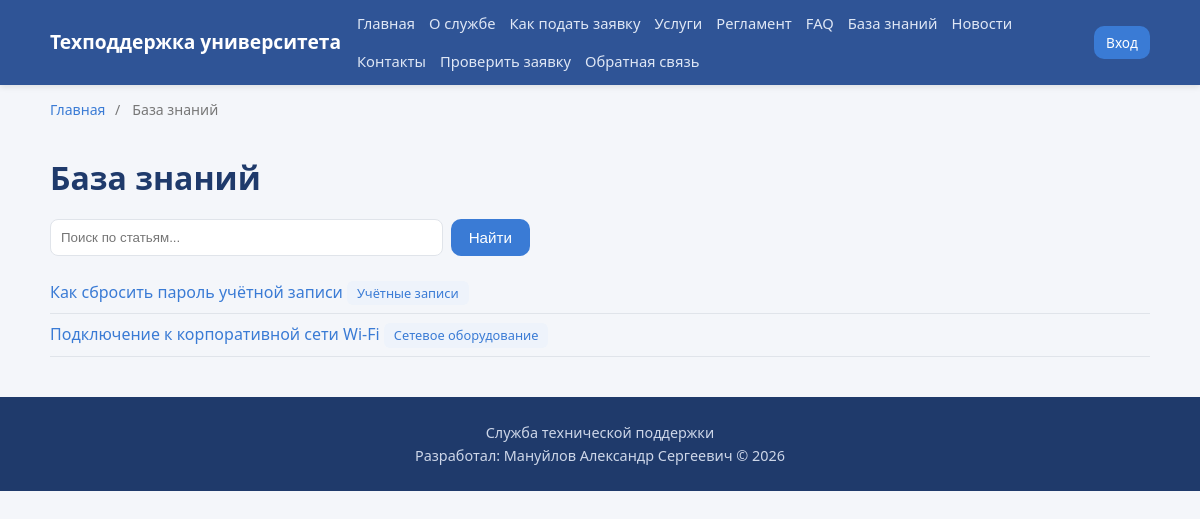
/knowledge, run on the app's committed database.
### app/models.py (models this page shows, shortened)
class KnowledgeArticle(db.Model):
    __tablename__ = "knowledge_articles"
    id = db.Column(db.Integer, primary_key=True)
    title = db.Column(db.String(200), nullable=False)
    content = db.Column(db.Text, nullable=False)
    is_published = db.Column(db.Boolean, default=True)
    created_at = db.Column(db.DateTime, default=datetime.utcnow)
    updated_at = db.Column(db.DateTime, default=datetime.utcnow, onupdate=datetime.utcnow)
    category_id = db.Column(db.Integer, db.ForeignKey("categories.id"))
    author_id = db.Column(db.Integer, db.ForeignKey("users.id"))
    category = db.relationship("Category", back_populates="articles")

class Category(db.Model):
    __tablename__ = "categories"
    id = db.Column(db.Integer, primary_key=True)
    name = db.Column(db.String(100), nullable=False)
    description = db.Column(db.String(255))
    tickets = db.relationship("Ticket", back_populates="category")
    articles = db.relationship("KnowledgeArticle", back_populates="category")

### app/main.py (the view)
@main_bp.route("/knowledge")
def knowledge():
    q = request.args.get("q", "").strip()
    query = KnowledgeArticle.query.filter_by(is_published=True)
    if q:
        query = query.filter(KnowledgeArticle.title.contains(q))
    articles = query.all()
    return render_template("public/knowledge.html", articles=articles, q=q)

### app/templates/public/knowledge.html (shortened to what this page needs)
{% extends "base.html" %}
{% block crumbs %}<span>/</span><span>База знаний</span>{% endblock %}
{% block content %}
<h1>База знаний</h1>
<form method="get" class="search-form">
    <input type="text" name="q" value="{{ q }}" placeholder="Поиск по статьям...">
    <button class="btn" type="submit">Найти</button>
</form>
<ul class="list">
    {% for a in articles %}
    <li><a href="{{ url_for('main.knowledge_article', article_id=a.id) }}">{{ a.title }}</a>
        {% if a.category %}<span class="tag">{{ a.category.name }}</span>{% endif %}</li>
    {% else %}
    <li>Статьи не найдены.</li>
    {% endfor %}
</ul>
{% endblock %}

### app/static/css/style.css (style rules this page uses)
:root { --primary:#2f5496; --primary-dark:#1f3a6b; --accent:#3a7bd5; --bg:#f4f6fa; --surface:#ffffff; --text:#222; --muted:#777; --border:#e0e4ea; --success:#1f8a4c; --error:#c0392b; --radius:10px; }
* { box-sizing:border-box;margin:0;padding:0 }
body { font-family:'Segoe UI',Tahoma,sans-serif;background:var(--bg);color:var(--text);line-height:1.6 }
a { color:var(--accent);text-decoration:none }
h1 { margin:.5em 0;color:var(--primary-dark) }
.btn { display:inline-block;background:var(--accent);color:#fff;padding:10px 18px;border:none;border-radius:var(--radius);cursor:pointer;font-size:.95rem;transition:background .2s }
.breadcrumbs span { margin:0 6px }
.search-form { display:flex;gap:8px;margin:16px 0;max-width:480px }
.search-form input { flex:1;padding:10px;border:1px solid var(--border);border-radius:8px }
.tag { display:inline-block;background:#eef3fb;color:var(--accent);padding:2px 10px;border-radius:6px;font-size:.8rem }
.list { list-style:none;margin:12px 0 }
.list li { padding:8px 0;border-bottom:1px solid var(--border) }

### data on the page
KnowledgeArticle: title "Как сбросить пароль учётной записи", category.name "Учётные записи"
KnowledgeArticle: title "Подключение к корпоративной сети Wi-Fi", category.name "Сетевое оборудование"
